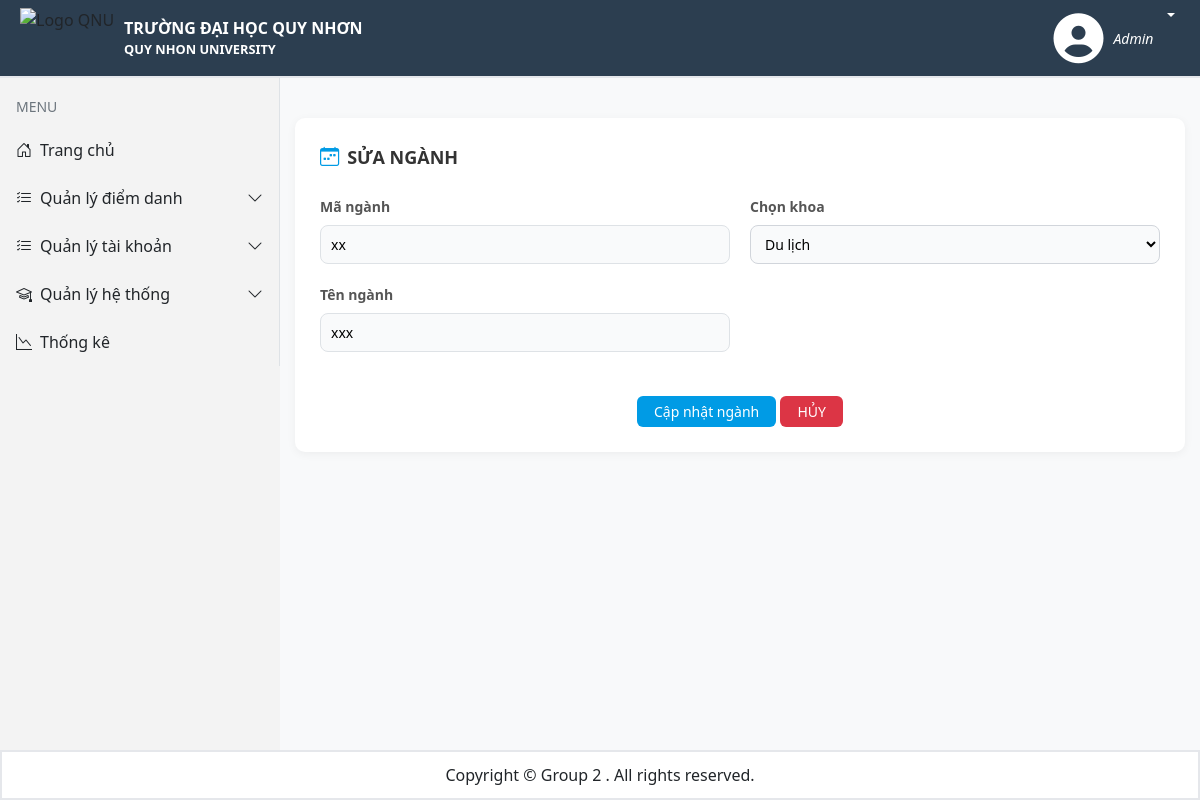
Page /Admin/QuanLyHeThong/Nganh/SuaNganh?NganhID=xx (signed in) on the committed database.
### tables this page shows
CREATE TABLE IF NOT EXISTS `nganh` (
  `MaNganh` varchar(10) NOT NULL,
  `TenNganh` varchar(255) NOT NULL,
  `MaKhoa` varchar(10) DEFAULT NULL,
  PRIMARY KEY (`MaNganh`),
  KEY `MaKhoa` (`MaKhoa`)
);

CREATE TABLE IF NOT EXISTS `khoa` (
  `MaKhoa` varchar(10) NOT NULL,
  `TenKhoa` varchar(100) NOT NULL,
  PRIMARY KEY (`MaKhoa`)
);

### app/Controllers/BaseController.php (called while the page is built, shortened)
<?php
require_once __DIR__ . '/../Models/Khoa.php';
require_once __DIR__ . '/../Models/Nganh.php';
require_once __DIR__ . '/../Config/database.php';
class BaseController
{
    protected function renderAdmin($title, $render,$data = [])
    {
        require_once __DIR__ . "/../Views/layout.php";
    }
}

### app/Controllers/AdminController.php (called while the page is built, shortened)
<?php
    require_once __DIR__ . '/BaseController.php';
    class AdminController extends BaseController
    {
        public function showSuaNganh()
        {
            $nganhModel = new Nganh();
            $dataNganh = $nganhModel->getNganh($_GET['NganhID']);
            $khoaModel = new Khoa();
            $listKhoa = $khoaModel->getAll();
            $this->renderAdmin("Sửa ngành", "ThemNganh.php", ['dataNganh' => $dataNganh, 'listKhoa' => $listKhoa]);
        }
    }
?>

### app/Models/Nganh.php (called while the page is built, shortened)
<?php
    class Nganh
    {
        private $conn;
        public function __construct()
        {
           require_once __DIR__ . "/../Config/database.php";
           $this->conn = Database::getConnection();
        }
        public function getNganh($MaNganh)
        {
            $sql = "SELECT * FROM Nganh WHERE MaNganh = ?";
            $stmt = $this->conn->prepare($sql);
            $stmt->bind_param('s', $MaNganh);
            $stmt->execute();
                            $result = $stmt->get_result();
                if(mysqli_num_rows($result) > 0)
                {
                    return $result->fetch_assoc();
                }
                else
                {
                    return NULL;
                }
        }
    }
?>

### app/Config/database.php (called while the page is built, shortened)
<?php
class Database
{
    private static $servername = "localhost";
    private static $username = "root";
    private static $password = "";
    private static $dbname = "diemdanhonline";
    private static $conn = null;
    public static function getConnection()
    {
        if (self::$conn === null) {
            self::$conn = new mysqli(self::$servername, self::$username, self::$password, self::$dbname);
        }
        return self::$conn;
    }
}
?>

### app/Models/Khoa.php (called while the page is built, shortened)
<?php
    class Khoa
    {
        private $conn = null;
        public function __construct()
        {
           require_once __DIR__ . "/../Config/database.php";
           $this->conn = Database::getConnection();
        }
        public function getAll()
        {
            $sql = "Select * from Khoa";
            $result = $this->conn->query($sql);
            $data = [];
            if($result->num_rows > 0)
            {
                while($rows = $result->fetch_assoc())
                {
                    $data[] = $rows;
                }
            }
            return $data;
        }
    }
?>

### app/Views/Admin/ThemNganh.php (the view, shortened to what this page needs)
  <head>
    <link rel="stylesheet" href="public/assets/css/themnganh.css">
</head>
<div class="page-container">
  <div class="custom-card mb-5">
        <div class="card-toolbar mb-4">
            <div class="toolbar-title">
                <i class="bi bi-calendar-week me-2"></i>
                <span>
                    <?php
                    $dataNganh = isset($data['dataNganh']) ? $data['dataNganh'] : null;
                        if (isset($dataNganh) && $dataNganh != null) {
                            echo "SỬA NGÀNH";
                        } else {
                            echo "THÊM NGÀNH MỚI";
                        }
                    ?>
                </span>
            </div>
        </div>
        <form action="" class="grid grid-cols-1 md:grid-cols-2 gap-6" method="POST">
            <div class="input-form">
                <label class="block font-medium mb-2">Mã ngành</label>
                <input type="text" <?php echo isset($dataNganh) ? 'readonly' : '' ?> name="MaNganh" value="<?php echo isset($dataNganh) ? $dataNganh['MaNganh'] : '' ?>" class="w-full  border rounded-lg" required>
            </div>
            <div class="input-form">
                <label class="block font-medium mb-2">Chọn khoa</label>
                <select name="MaKhoa">
                        <?php foreach($data['listKhoa'] as $khoa): ?>
                            <option value="<?php echo htmlspecialchars($khoa['MaKhoa']); ?>" <?php echo (isset($dataNganh) && $dataNganh['MaKhoa'] == $khoa['MaKhoa']) ? 'selected' : ''; ?>><?php echo htmlspecialchars($khoa['TenKhoa']); ?></option>
                        <?php endforeach; ?>
                </select>
            </div>
            <div class="input-form">
                <label class="block font-medium mb-2">Tên ngành</label>
                <input type="text" name="TenNganh" value="<?php echo isset($dataNganh) ? $dataNganh['TenNganh'] : '' ?>" class="w-full  border rounded-lg" required>
            </div>
            <div class="md:col-span-2 text-center mt-6">
                <button type="submit" class="btn btn-blue text-lg px-12 py-1"><?php echo isset($dataNganh) ? "Cập nhật ngành" : "Thêm ngành" ?></button>
                <a href="Admin/QuanLyHeThong/Nganh" class="btn btn-red text-lg px-12 py-1">HỦY</a>
            </div>
        </form>
    </div>
</div>

### public/assets/css/layout.css (style rules this page uses)
:root { --sidebars-color: #f3f3f3; --header-color: #2c3e50; }
* { padding: 0px; margin: 0px; box-sizing: border-box; }
body { background-color: #F6F8FB; overflow: hidden; }

### public/assets/css/themnganh.css (style rules this page uses)
.page-container { max-width: 1200px; margin: 40px auto; padding: 0 15px; }
.custom-card { background-color: #fff; border-radius: 10px; box-shadow: 0 2px 10px rgba(0,0,0,0.05); padding: 25px; }
.mb-4 { margin-bottom: 1.5rem; }
.mb-5 { margin-bottom: 3rem; }
.card-toolbar { display: flex; justify-content: space-between; align-items: center; }
.toolbar-title { font-weight: 600; font-size: 18px; color: #333; display: flex; align-items: center; }
.toolbar-title i { font-size: 1.2rem; color: #009be5; }
form.grid { display: grid; grid-template-columns: 1fr; gap: 20px; }
@media (min-width: 768px) { form.grid { grid-template-columns: 1fr 1fr; } }
@media (min-width: 768px) { .md\:col-span-2 { grid-column: span 2; } }
label.block { display: block; margin-bottom: 8px; font-weight: 600; color: #555; font-size: 14px; }
.input-form input[type="text"], .input-form input[type="number"], .input-form input[type="date"], .input-form select, .input-form textarea { width: 100%; border-radius: 8px; border: 1px solid #d1d5db; padding: 8px 10px; font-size: 14px; outline: none; background: #f9fafb; transition: border-color 0.15s ease, box-shadow 0.15s ease, background-color 0.15s ease; }
.btn { display: inline-block; font-weight: 500; text-align: center; border: 1px solid transparent; padding: 8px 16px; font-size: 14px; border-radius: 6px; cursor: pointer; text-decoration: none; transition: all 0.2s; }
.btn-blue { background-color: #009be5; color: #fff; }
.btn-red { background-color: #dc3545; color: #fff; }
.text-center { text-align: center; }
.mt-6 { margin-top: 1.5rem; }

### app/Views/partials/menubar.php (style rules this page uses)
:root { --sidebar-width: 280px; }
body { background:#f8f9fa; }

### rows in the picture
nganh: MaNganh "xx", MaKhoa "Du lịch", TenNganh "xxx"
